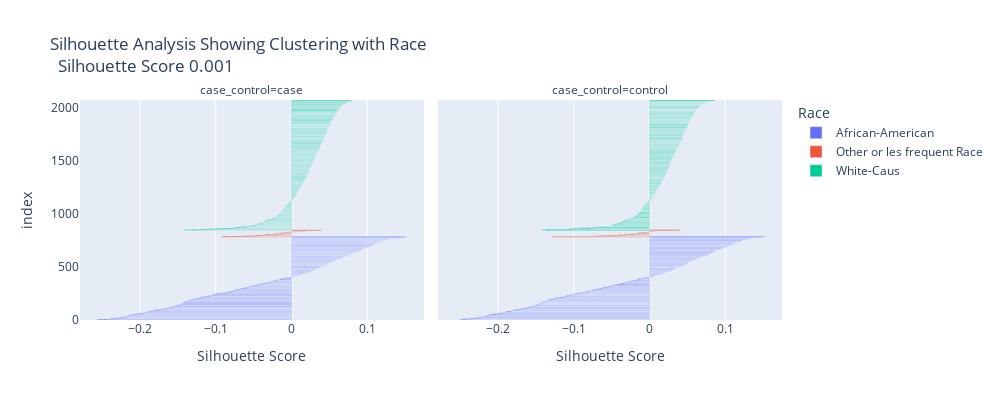

Notebook code for this chart:
### Code cell
from plotly import express as px

group_col =  'Race'
source_col = 'case_control'



## calcuate train silhouette scores
train_clusters =  df.loc[X_train.index, group_col]
train_sil_scores = silhouette_samples(X_train_scaled, train_clusters )
print('train sil score',  train_sil_scores.mean())


## calcuate test silhouette scores
test_clusters =  df.loc[X_test.index, group_col]
test_sil_scores = silhouette_samples(X_test_scaled,test_clusters )
print('test sil score',  test_sil_scores.mean())



train_df = X_train.copy()
train_df.loc[:, 'Silhouette Score'] = train_sil_scores
train_df.loc[:, source_col] = df.loc[X_train.index, source_col]
train_df.loc[:, group_col] = train_clusters
train_df.loc[:, label_col] = y_train
train_df.loc[:, 'pred'] = p_prob_train
train_df.loc[:, 'pred_label'] = p_train


test_df = X_test.copy()
test_df.loc[:, 'Silhouette Score'] = test_sil_scores
test_df.loc[:, source_col] = df.loc[X_test.index, source_col]
test_df.loc[:,group_col] = test_clusters
test_df.loc[:, label_col] = y_test
test_df.loc[:, 'pred'] = p_prob_test
test_df.loc[:, 'pred_label'] = p_test




pred_prob = pipeline.predict_proba(df.loc[:, markov_blanket])[:, 1]
pred = pipeline.predict(df.loc[:, markov_blanket])
X_scaled = scaler.transform(df.loc[:, markov_blanket])
clusters = df.loc[:, group_col]
sil_scores = silhouette_samples(X_scaled,clusters  )


df.loc[:,'pred' ] = pred_prob
df.loc[:, 'pred_label'] = pred
df.loc[:, 'Silhouette Score'] = sil_scores

to_plot = df\
.sort_values(by=([group_col,'Silhouette Score']))\
.reset_index()

s_score = np.round(to_plot.loc[:, 'Silhouette Score'].mean(), 3)
title = F"Silhouette Analysis Showing Clustering with { group_col} <br>  Silhouette Score {s_score}"
fig = px.bar(to_plot, x ='Silhouette Score',  color=group_col, facet_col=source_col,  title=title, width=1000, height=400)
fig.update_traces(width=10)
fig.show()

### Figure 1 — Plotly figure (JSON) as saved in the notebook; plotly's stock layout.template omitted (floating-point values rounded to 4 significant figures; data arrays with more than 128 entries replaced by an {"elided": "..."} marker saying what was removed)
{"data": [{"alignmentgroup": "True", "hovertemplate": "Race=African-American<br>case_control=case<br>Silhouette Score=%{x}<br>index=%{y}<extra></extra>", "legendgroup": "African-American", "marker": {"color": "#636efa", "pattern": {"shape": ""}}, "name": "African-American", "offsetgroup": "African-American", "orientation": "h", "showlegend": true, "textposition": "auto", "type": "bar", "width": 10, "x": {"elided": "397 float values"}, "xaxis": "x", "y": {"elided": "397 int values"}, "yaxis": "y"}, {"alignmentgroup": "True", "hovertemplate": "Race=African-American<br>case_control=control<br>Silhouette Score=%{x}<br>index=%{y}<extra></extra>", "legendgroup": "African-American", "marker": {"color": "#636efa", "pattern": {"shape": ""}}, "name": "African-American", "offsetgroup": "African-American", "orientation": "h", "showlegend": false, "textposition": "auto", "type": "bar", "width": 10, "x": {"elided": "386 float values"}, "xaxis": "x2", "y": {"elided": "386 int values"}, "yaxis": "y2"}, {"alignmentgroup": "True", "hovertemplate": "Race=Other or les frequent Race<br>case_control=case<br>Silhouette Score=%{x}<br>index=%{y}<extra></extra>", "legendgroup": "Other or les frequent Race", "marker": {"color": "#EF553B", "pattern": {"shape": ""}}, "name": "Other or les frequent Race", "offsetgroup": "Other or les frequent Race", "orientation": "h", "showlegend": true, "textposition": "auto", "type": "bar", "width": 10, "x": [-0.09199, -0.07909, -0.06411, -0.04946, -0.04842, -0.04821, -0.03847, -0.03552, -0.03433, -0.0244, -0.02246, -0.02167, -0.01794, -0.01774, -0.01602, -0.01171, -0.008158, -0.005537, -0.003417, -0.003304, -0.002741, -0.0007951, -0.0006799, 0.0004649, 0.00446, 0.006483, 0.01065, 0.01169, 0.01447, 0.01722, 0.01913, 0.02149, 0.03954], "xaxis": "x", "y": [784, 785, 789, 792, 793, 794, 797, 799, 802, 806, 807, 808, 812, 813, 814, 819, 821, 822, 823, 824, 825, 828, 829, 830, 831, 834, 836, 837, 838, 839, 840, 841, 844], "yaxis": "y"}, {"alignmentgroup": "True", "hovertemplate": "Race=Other or les frequent Race<br>case_control=control<br>Silhouette Score=%{x}<br>index=%{y}<extra></extra>", "legendgroup": "Other or les frequent Race", "marker": {"color": "#EF553B", "pattern": {"shape": ""}}, "name": "Other or les frequent Race", "offsetgroup": "Other or les frequent Race", "orientation": "h", "showlegend": false, "textposition": "auto", "type": "bar", "width": 10, "x": [-0.1292, -0.0747, -0.0728, -0.06609, -0.06266, -0.05874, -0.04255, -0.04177, -0.03624, -0.03519, -0.03447, -0.03114, -0.03089, -0.02772, -0.01954, -0.01911, -0.01842, -0.01474, -0.01462, -0.01457, -0.01187, -0.009123, -0.001697, -0.001009, 0.004473, 0.00533, 0.006994, 0.0367, 0.0384, 0.03969], "xaxis": "x2", "y": [783, 786, 787, 788, 790, 791, 795, 796, 798, 800, 801, 803, 804, 805, 809, 810, 811, 815, 816, 817, 818, 820, 826, 827, 832, 833, 835, 842, 843, 845], "yaxis": "y2"}, {"alignmentgroup": "True", "hovertemplate": "Race=White-Caus<br>case_control=case<br>Silhouette Score=%{x}<br>index=%{y}<extra></extra>", "legendgroup": "White-Caus", "marker": {"color": "#00cc96", "pattern": {"shape": ""}}, "name": "White-Caus", "offsetgroup": "White-Caus", "orientation": "h", "showlegend": true, "textposition": "auto", "type": "bar", "width": 10, "x": {"elided": "658 float values"}, "xaxis": "x", "y": {"elided": "658 int values"}, "yaxis": "y"}, {"alignmentgroup": "True", "hovertemplate": "Race=White-Caus<br>case_control=control<br>Silhouette Score=%{x}<br>index=%{y}<extra></extra>", "legendgroup": "White-Caus", "marker": {"color": "#00cc96", "pattern": {"shape": ""}}, "name": "White-Caus", "offsetgroup": "White-Caus", "orientation": "h", "showlegend": false, "textposition": "auto", "type": "bar", "width": 10, "x": {"elided": "569 float values"}, "xaxis": "x2", "y": {"elided": "569 int values"}, "yaxis": "y2"}], "layout": {"annotations": [{"font": {}, "showarrow": false, "text": "case_control=case", "x": 0.245, "xanchor": "center", "xref": "paper", "y": 1, "yanchor": "bottom", "yref": "paper"}, {"font": {}, "showarrow": false, "text": "case_control=control", "x": 0.755, "xanchor": "center", "xref": "paper", "y": 1, "yanchor": "bottom", "yref": "paper"}], "barmode": "relative", "height": 400, "legend": {"title": {"text": "Race"}, "tracegroupgap": 0}, "title": {"text": "Silhouette Analysis Showing Clustering with Race <br>  Silhouette Score 0.001"}, "width": 1000, "xaxis": {"anchor": "y", "domain": [0, 0.49], "title": {"text": "Silhouette Score"}}, "xaxis2": {"anchor": "y2", "domain": [0.51, 1], "matches": "x", "title": {"text": "Silhouette Score"}}, "yaxis": {"anchor": "x", "domain": [0, 1], "title": {"text": "index"}}, "yaxis2": {"anchor": "x2", "domain": [0, 1], "matches": "y", "showticklabels": false}}}
